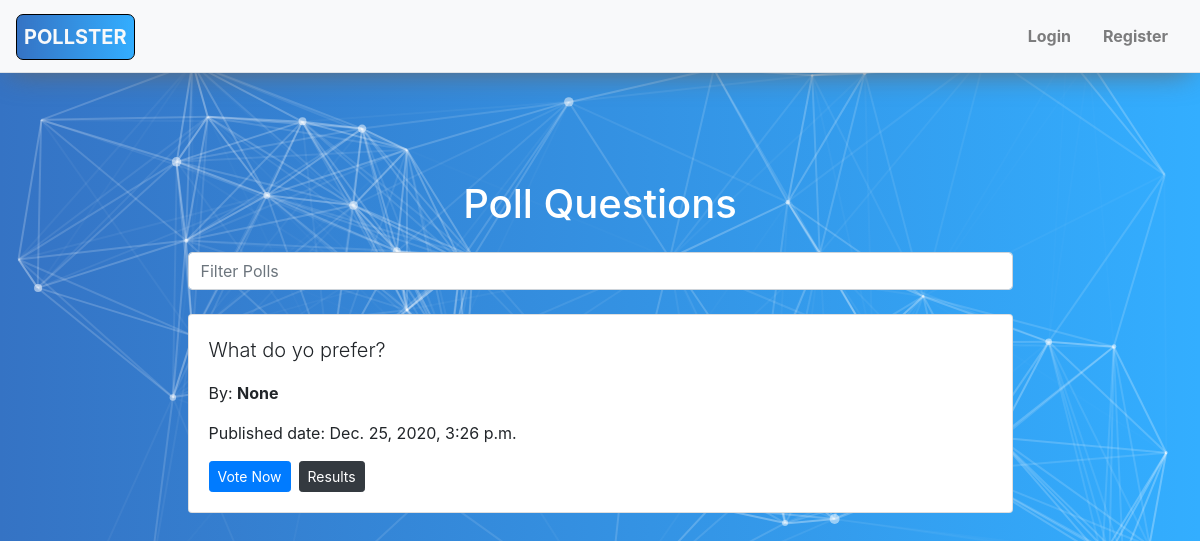
/polls/, run on an earlier commit of the app's database.
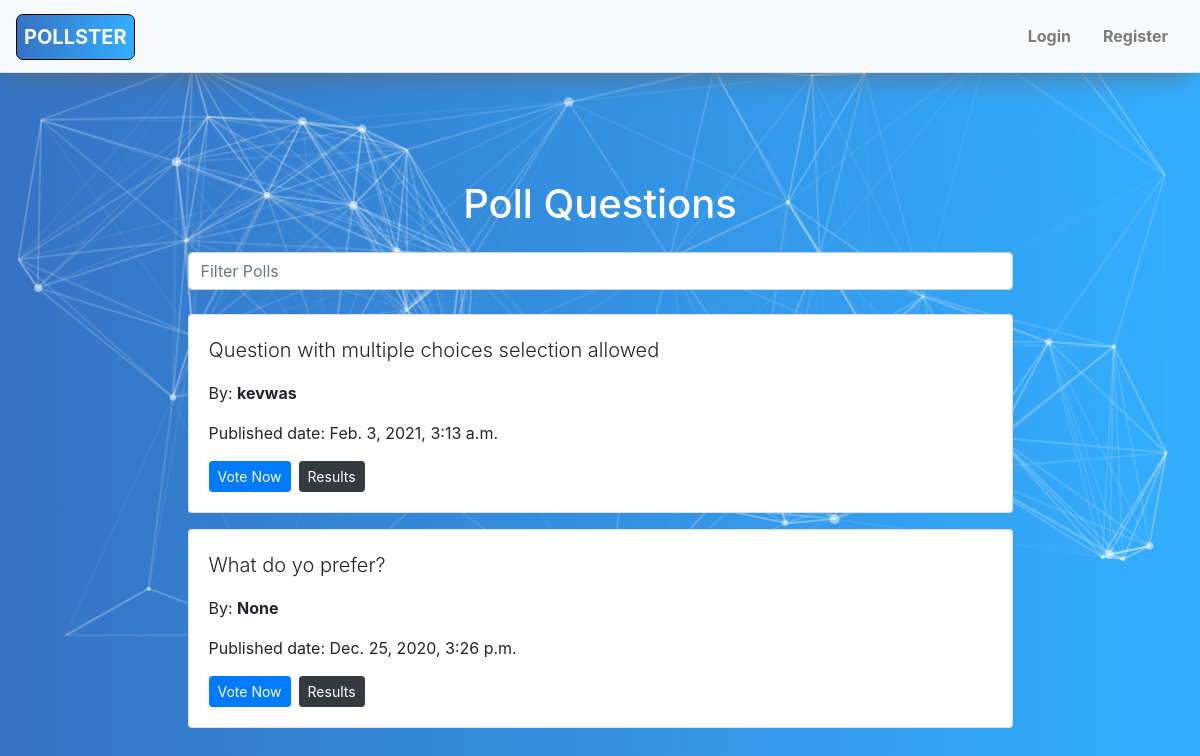
And on a later commit of the database.
### polls/models.py (models this page shows, shortened)
class Question(models.Model):
    creator = models.OneToOneField(User, on_delete=models.DO_NOTHING, null=True, blank=True)
    question_text = models.CharField(max_length=200)
    pub_date = models.DateTimeField('date published')
    description_text = models.TextField('brief description')
    multiple_choice = models.BooleanField(default=0)
    def was_published_recently(self):
        now = timezone.now()
        return now - datetime.timedelta(days=1) <= self.pub_date <= now
    was_published_recently.admin_order_field = 'pub_date'
    was_published_recently.boolean = True
    was_published_recently.short_description = 'Published recently?'

### polls/views.py (the view)
# urls.py: path('polls/', views.PollsView.as_view(), name='polls'),
class PollsView(generic.ListView):
    template_name = 'polls/polls.html'
    context_object_name = 'latest_question_list'
    ordering = ['-pub_date']
    paginate_by = ITEMS_PER_PAGE
    def get_context_data(self, **kwargs):
        context = super().get_context_data(**kwargs)
        if self.request.user.is_authenticated:
            user_profile = self.request.user.userprofile
            polls_made = json.loads(user_profile.polls_made)
            context['polls_made'] = polls_made
        return context
    def get_queryset(self):
        return Question.objects.exclude(
            choice__isnull=True).annotate(Count('choice')).exclude(
            choice__count__lte=1).filter(
            pub_date__lte=timezone.now()
        ).order_by('-pub_date')

### polls/templates/polls/polls.html (shortened to what this page needs)
{% extends 'base.html' %}
{% load static %}
{% block content %}
  <div class="col-sm-9 col-md-9 col-lg-9 mx-auto pt-4" style="min-width: 350px;">
    <h1 class="text-center mb-3 mt-5" style="color: white">Poll Questions</h1>
    <form class="d-flex m-4 mx-auto">
      <input id="search-input" onkeyup="filterQuestions()" class="form-control me-2" type="search" placeholder="Filter Polls" aria-label="Search">
    </form>
    {% if latest_question_list %}
      <div id="questions-container">
        {% for question in latest_question_list %}
            <div class="card mb-3 question-card" style="background-color: white">
              <div class="card-body">
                <p class="lead question-text">{{ question.question_text }}</p>
                <p>By:  <span class="creator"><strong>{{ question.creator }}</strong></span></p>
                <p>Published date:  <span class="pub-date">{{ question.pub_date }}</span></p>
                <div style="display: flex; align-items: center; flex-direction: row;">
                  {% if request.user.is_authenticated %}
                    {% if question.id not in polls_made %}
                      <a href="{% url 'polls:detail' question.id %}" class="btn btn-primary btn-sm mr-2">Vote Now</a>
                    {% else %}
                      <a class="text-success mr-auto" style="margin-bottom: -15px">Already voted</p>
                    {% endif %}
                  {% else %}
                    <a href="{% url 'polls:detail' question.id %}" class="btn btn-primary btn-sm mr-2">Vote Now</a>
                  {% endif %}
                  <a href="{% url 'polls:results' question.id %}" class="btn btn-dark btn-sm">Results</a>
                </div>
              </div>
            </div>
        {% endfor %}
      </div>
    {% else %}
      <p class="h4 text-light text-center m-5">
        No polls are available.
      </p>
    {% endif %}
  </div>
{% endblock %}

### templates/base.html (shortened to what this page needs)
{% load static %}
<!DOCTYPE html>
<html lang="en">
  <head>
    <link
      rel="stylesheet"
      href="https://stackpath.bootstrapcdn.com/bootstrap/4.3.1/css/bootstrap.min.css"
    />
    <link rel="stylesheet" href="https://cdnjs.cloudflare.com/ajax/libs/font-awesome/4.7.0/css/font-awesome.min.css">
  </head>
  <body>
    <div class="d-flex" id="wrapper">
      <div id="particles-js" class="fixed-bg"></div>
      <div id="page-content-wrapper">
        {% include 'partials/_navbar.html' %}
        <div class="container col-12 d-flex justify-content-center" id="main-container">
            <div class="col-12 pt-5 d-flex justify-content-center align-content-center ">
              {% block content %}{% endblock %}
            </div>
        </div>
      </div>
    </div>
  </body>
</html>

### templates/partials/_navbar.html (shortened to what this page needs)
<nav class="navbar navbar-expand-lg navbar-light bg-light border-bottom" style="background-color: #32adff">
	<a
		href="{% url 'polls:index' %}"
		class="
			navbar-brand
			text-light
			{% if request.user.is_authenticated %} ml-3 mr-4 {% else %} mr-auto {% endif %}
			list-group-item
		"
		style="
			background: #007bff;
			background: linear-gradient(to right, #3573c4, #33AEFF);
			border: 1px solid black;
			padding: 7px;
			border-radius: 7px;
		"
	>
		<strong>POLLSTER</strong>
	</a>
	<div id="navbarContent" class="ml-auto">
		{% if not request.user.is_authenticated %}
			<ul class="navbar-nav d-flex flex-row">
				{% if request.path == "/login/"%}
					<li class="nav-item p-2">
						<a class="nav-link" href="{% url 'accounts:register' %}"><strong>Register</strong></a>
					</li>
				{% elif request.path == "/register/"%}
					<li class="nav-item p-2">
						<a class="nav-link" href="{% url 'accounts:login' %}"><strong>Login</strong></a>
					</li>
				{% else %}
					<li class="nav-item p-2">
						<a class="nav-link" href="{% url 'accounts:login' %}"><strong>Login</strong></a>
					</li>
					<li class="nav-item p-2">
						<a class="nav-link" href="{% url 'accounts:register' %}"><strong>Register</strong></a>
					</li>
				{% endif %}
			</ul>
		{% endif %}
	</div>
</nav>

### templates/base.html (style rules this page uses)
body { background: #007bff; background: linear-gradient(to right, #3573c4, #33AEFF); background-attachment: fixed; background-repeat: no-repeat; background-size: cover; background-position: center center; }
html,body { height: 100%; }
#particles-js { position : fixed; top: 50px; width:100%; background-position: center; background-repeat: no-repeat; background-size: cover; background-attachment: fixed; z-index:-1; }
ul { list-style-type: none; }
#wrapper { overflow-x: hidden; }
#page-content-wrapper { min-width: 100vw; }
@media (min-width: 768px) { #page-content-wrapper { min-width: 0; width: 100%; padding-top: 5%; } }

What changed in the data, as far as the page shows it:
added Question: question_text "Question with multiple choices selection allowed", creator "kevwas", pub_date "Feb. 3, 2021, 3:13 a.m."
